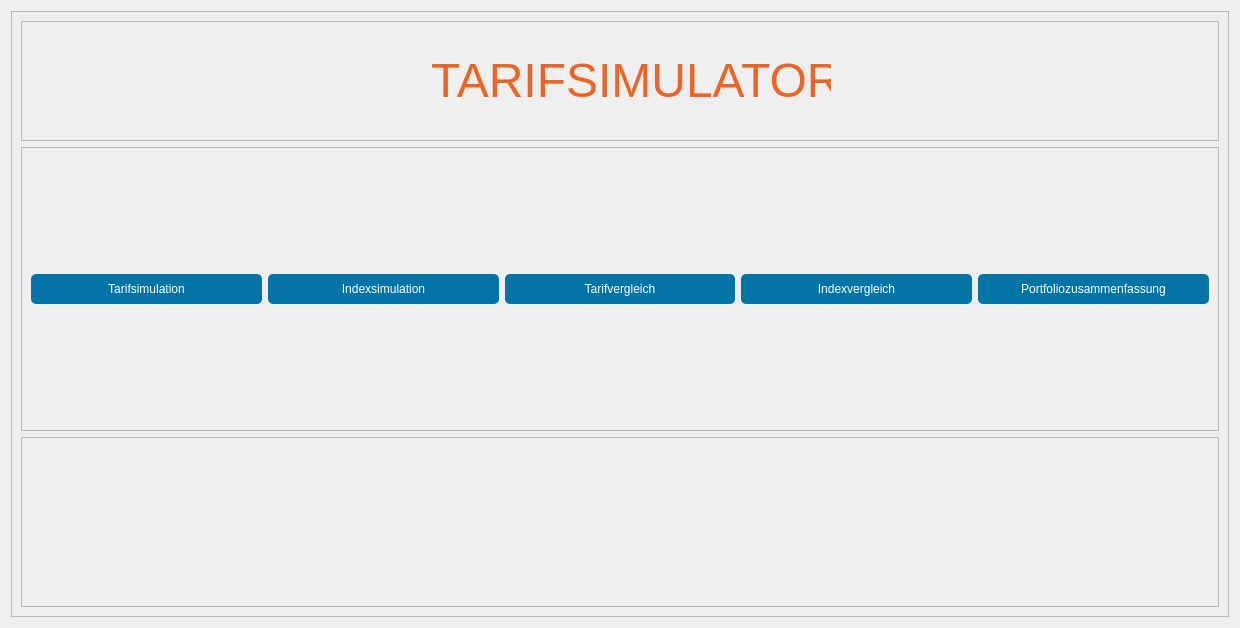
<?xml version="1.0" encoding="UTF-8"?>
<ui version="4.0">
 <class>Form</class>
 <widget class="QWidget" name="Form">
  <property name="geometry">
   <rect>
    <x>0</x>
    <y>0</y>
    <width>1240</width>
    <height>628</height>
   </rect>
  </property>
  <property name="windowTitle">
   <string>Form</string>
  </property>
  <layout class="QVBoxLayout" name="verticalLayout">
   <item>
    <widget class="QFrame" name="frame_4">
     <property name="frameShape">
      <enum>QFrame::StyledPanel</enum>
     </property>
     <property name="frameShadow">
      <enum>QFrame::Raised</enum>
     </property>
     <layout class="QGridLayout" name="gridLayout_30">
      <item row="1" column="0">
       <widget class="QFrame" name="frame_7">
        <property name="frameShape">
         <enum>QFrame::StyledPanel</enum>
        </property>
        <property name="frameShadow">
         <enum>QFrame::Raised</enum>
        </property>
        <layout class="QGridLayout" name="gridLayout_35">
         <item row="2" column="3">
          <widget class="QPushButton" name="pushButton__home_iv">
           <property name="styleSheet">
            <string notr="true">QPushButton {
    border: none;
	background-color: rgb(1,115,164);   
    text-align: center;
	color: rgb(255,255,255);
	padding: 8px;
	padding-left: 15 px;
	padding-right: 15 px;
	border-radius: 5px;
}
QPushButton:hover {
    background-color: rgb(1,133,177);
}
QPushButton:pressed {
	background-color: rgb(1,115,164);
}</string>
           </property>
           <property name="text">
            <string>Indexvergleich</string>
           </property>
           <property name="icon">
            <iconset>
             <normaloff>C:/Users/Andreas/PycharmProjects/TarifSimulator_WE/GUI/icons/16x16/cil-loop.png</normaloff>C:/Users/Andreas/PycharmProjects/TarifSimulator_WE/GUI/icons/16x16/cil-loop.png</iconset>
           </property>
          </widget>
         </item>
         <item row="2" column="2">
          <widget class="QPushButton" name="pushButton__home_tv">
           <property name="styleSheet">
            <string notr="true">QPushButton {
    border: none;
	background-color: rgb(1,115,164);   
    text-align: center;
	color: rgb(255,255,255);
	padding: 8px;
	padding-left: 15 px;
	padding-right: 15 px;
	border-radius: 5px;
}
QPushButton:hover {
    background-color: rgb(1,133,177);
}
QPushButton:pressed {
	background-color: rgb(1,115,164);
}</string>
           </property>
           <property name="text">
            <string>Tarifvergleich</string>
           </property>
           <property name="icon">
            <iconset>
             <normaloff>C:/Users/Andreas/PycharmProjects/TarifSimulator_WE/GUI/icons/16x16/cil-library.png</normaloff>C:/Users/Andreas/PycharmProjects/TarifSimulator_WE/GUI/icons/16x16/cil-library.png</iconset>
           </property>
          </widget>
         </item>
         <item row="2" column="4">
          <widget class="QPushButton" name="pushButton_home_pfz">
           <property name="styleSheet">
            <string notr="true">QPushButton {
    border: none;
	background-color: rgb(1,115,164);   
    text-align: center;
	color: rgb(255,255,255);
	padding: 8px;
	padding-left: 15 px;
	padding-right: 15 px;
	border-radius: 5px;
}
QPushButton:hover {
    background-color: rgb(1,133,177);
}
QPushButton:pressed {
	background-color: rgb(1,115,164);
}</string>
           </property>
           <property name="text">
            <string>Portfoliozusammenfassung</string>
           </property>
           <property name="icon">
            <iconset>
             <normaloff>C:/Users/Andreas/PycharmProjects/TarifSimulator_WE/GUI/icons/16x16/cil-folder-open.png</normaloff>C:/Users/Andreas/PycharmProjects/TarifSimulator_WE/GUI/icons/16x16/cil-folder-open.png</iconset>
           </property>
          </widget>
         </item>
         <item row="2" column="1">
          <widget class="QPushButton" name="pushButton__home_is">
           <property name="styleSheet">
            <string notr="true">QPushButton {
    border: none;
	background-color: rgb(1,115,164);   
    text-align: center;
	color: rgb(255,255,255);
	padding: 8px;
	padding-left: 15 px;
	padding-right: 15 px;
	border-radius: 5px;
}
QPushButton:hover {
    background-color: rgb(1,133,177);
}
QPushButton:pressed {
	background-color: rgb(1,115,164);
}</string>
           </property>
           <property name="text">
            <string>Indexsimulation</string>
           </property>
           <property name="icon">
            <iconset>
             <normaloff>C:/Users/Andreas/PycharmProjects/TarifSimulator_WE/GUI/icons/16x16/cil-3d.png</normaloff>C:/Users/Andreas/PycharmProjects/TarifSimulator_WE/GUI/icons/16x16/cil-3d.png</iconset>
           </property>
          </widget>
         </item>
         <item row="2" column="0">
          <widget class="QPushButton" name="pushButton__home_ts">
           <property name="styleSheet">
            <string notr="true">QPushButton {
    border: none;
	background-color: rgb(1,115,164);   
    text-align: center;
	color: rgb(255,255,255);
	padding: 8px;
	padding-left: 15 px;
	padding-right: 15 px;
	border-radius: 5px;
}
QPushButton:hover {
    background-color: rgb(1,133,177);
}
QPushButton:pressed {
	background-color: rgb(1,115,164);
}</string>
           </property>
           <property name="text">
            <string>Tarifsimulation</string>
           </property>
           <property name="icon">
            <iconset>
             <normaloff>C:/Users/Andreas/PycharmProjects/TarifSimulator_WE/GUI/icons/16x16/cil-chart-line.png</normaloff>C:/Users/Andreas/PycharmProjects/TarifSimulator_WE/GUI/icons/16x16/cil-chart-line.png</iconset>
           </property>
          </widget>
         </item>
        </layout>
       </widget>
      </item>
      <item row="0" column="0">
       <widget class="QFrame" name="frame_6">
        <property name="maximumSize">
         <size>
          <width>16777215</width>
          <height>120</height>
         </size>
        </property>
        <property name="frameShape">
         <enum>QFrame::StyledPanel</enum>
        </property>
        <property name="frameShadow">
         <enum>QFrame::Raised</enum>
        </property>
        <layout class="QGridLayout" name="gridLayout_34">
         <property name="rightMargin">
          <number>0</number>
         </property>
         <item row="0" column="2">
          <widget class="QLabel" name="label_14">
           <property name="maximumSize">
            <size>
             <width>400</width>
             <height>100</height>
            </size>
           </property>
           <property name="styleSheet">
            <string notr="true">QLabel {
	color: rgb(235, 102, 38);
}</string>
           </property>
           <property name="text">
            <string>&lt;html&gt;&lt;head/&gt;&lt;body&gt;&lt;p&gt;&lt;span style=&quot; font-size:36pt;&quot;&gt;TARIFSIMULATOR&lt;/span&gt;&lt;/p&gt;&lt;/body&gt;&lt;/html&gt;</string>
           </property>
           <property name="alignment">
            <set>Qt::AlignCenter</set>
           </property>
           <property name="indent">
            <number>0</number>
           </property>
          </widget>
         </item>
         <item row="0" column="0">
          <spacer name="horizontalSpacer_9">
           <property name="orientation">
            <enum>Qt::Horizontal</enum>
           </property>
           <property name="sizeHint" stdset="0">
            <size>
             <width>40</width>
             <height>20</height>
            </size>
           </property>
          </spacer>
         </item>
         <item row="0" column="1">
          <widget class="QLabel" name="label_15">
           <property name="maximumSize">
            <size>
             <width>100</width>
             <height>100</height>
            </size>
           </property>
           <property name="text">
            <string/>
           </property>
           <property name="pixmap">
            <pixmap>C:/Users/Andreas/PycharmProjects/TarifSimulator_WE/GUI/Visuals/WE_icon_bearbeitet.png</pixmap>
           </property>
          </widget>
         </item>
         <item row="0" column="3">
          <spacer name="horizontalSpacer_10">
           <property name="orientation">
            <enum>Qt::Horizontal</enum>
           </property>
           <property name="sizeHint" stdset="0">
            <size>
             <width>40</width>
             <height>20</height>
            </size>
           </property>
          </spacer>
         </item>
        </layout>
       </widget>
      </item>
      <item row="2" column="0">
       <widget class="QFrame" name="frame_5">
        <property name="minimumSize">
         <size>
          <width>0</width>
          <height>170</height>
         </size>
        </property>
        <property name="maximumSize">
         <size>
          <width>16777215</width>
          <height>170</height>
         </size>
        </property>
        <property name="frameShape">
         <enum>QFrame::StyledPanel</enum>
        </property>
        <property name="frameShadow">
         <enum>QFrame::Raised</enum>
        </property>
        <layout class="QGridLayout" name="gridLayout_27">
         <item row="0" column="0">
          <widget class="QLabel" name="label">
           <property name="maximumSize">
            <size>
             <width>16777215</width>
             <height>150</height>
            </size>
           </property>
           <property name="text">
            <string/>
           </property>
           <property name="pixmap">
            <pixmap>C:/Users/Andreas/PycharmProjects/TarifSimulator_WE/GUI/Visuals/Banner_Tariflinge.png</pixmap>
           </property>
           <property name="alignment">
            <set>Qt::AlignCenter</set>
           </property>
          </widget>
         </item>
        </layout>
       </widget>
      </item>
     </layout>
    </widget>
   </item>
  </layout>
 </widget>
 <resources/>
 <connections/>
</ui>
